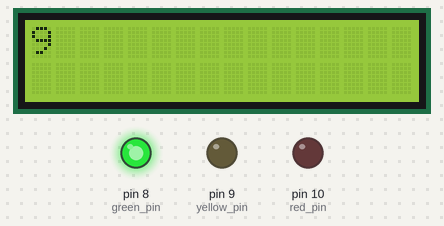
A sketch run on a simulated Arduino Uno, built with avr-gcc and run on an emulated ATmega328P. On the bench: 16×2 character LCD, output pins drawn as LEDs (lit = HIGH).

Above: at 0.2 s.
At 6.2 s:
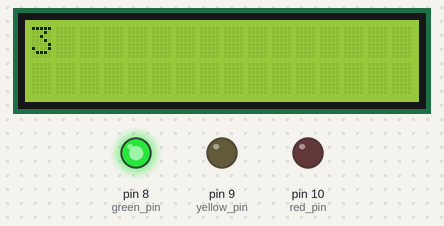
At 12.2 s:
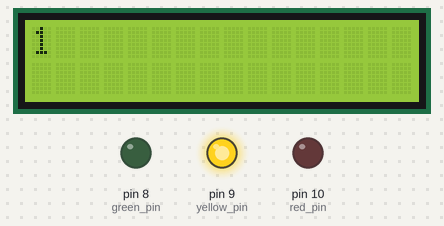
At 18.2 s:
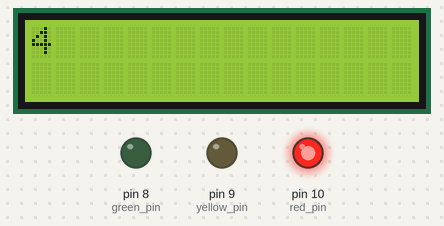
At 25.3 s:
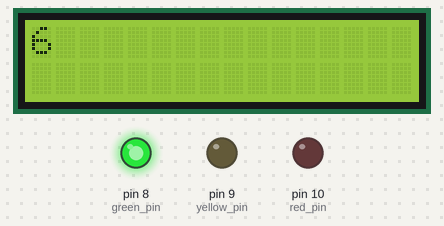
At 38.3 s:
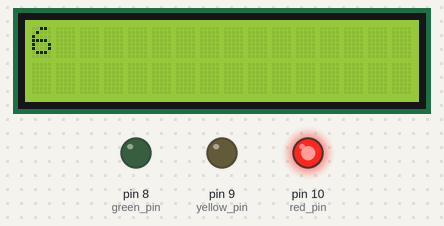
Timing chart, 0 to 39.8 s (numbered marks = the images above):
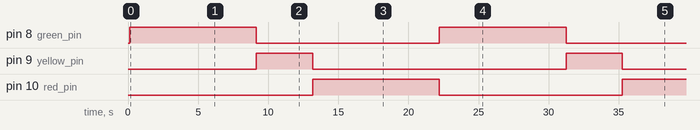

Measured:
- by itself, pin 8 (green_pin): alternates HIGH for 9.0 s and LOW for 13.1 s
- by itself, pin 9 (yellow_pin): alternates HIGH for 4.0 s and LOW for 18.1 s
- by itself, pin 10 (red_pin): LOW → HIGH at 13.2 s, → LOW 9.0 s later, → HIGH 13.1 s later
- what the display in image 1 shows lasts 1.0 s, from 6.2 s to 7.2 s

The sketch:

Timer_Traffic.ino
```cpp
//Code for prototype A of the Traffic Light with countdown timer
//In this prototype,Arduino controls both the lights and the countdown
#include <LiquidCrystal_I2C.h>

const int green_pin=8;
const int yellow_pin=9;
const int red_pin=10;
//constant value of light duration
const int green_delay=9000;
const int yellow_delay=4000;
const int red_delay=9000;
LiquidCrystal_I2C lcd(0x27, 16, 2);
void green()
//countdown from 9. For each iteration, make the pulse for green light HIGH
//to turn it on, and make LOW pulses for the other lights to keep them turn off.
//Then print the iteration value to get the countdown value
{
  for(int time1=9;time1>0;time1--)
  {
    digitalWrite(green_pin, HIGH);
    digitalWrite(yellow_pin, LOW);
    digitalWrite(red_pin, LOW);
    lcd.print(time1);
    delay(1000);
    lcd.clear();
  }
}
void yellow()
{
  for(int time2=4;time2>0;time2--)
  {
    digitalWrite(green_pin, LOW);
    digitalWrite(yellow_pin, HIGH);
    digitalWrite(red_pin, LOW);
    lcd.print(time2);
    delay(1000);
    lcd.clear();
  }
}
void red()
{
  for(int time3=9;time3>0;time3--)
  {
    digitalWrite(green_pin, LOW);
    digitalWrite(yellow_pin, LOW);
    digitalWrite(red_pin, HIGH);
    lcd.print(time3);
    delay(1000);
    lcd.clear();
   }
}
void setup()
{
  Serial.begin(9600);
  lcd.init();
  lcd.init();
  lcd.backlight();
  //Initialize the lights as outputs of the code
  pinMode(green_pin, OUTPUT);
  pinMode(yellow_pin, OUTPUT);
  pinMode(red_pin, OUTPUT);
}
void loop()
{
  green();
  yellow();
  red();
}
```
